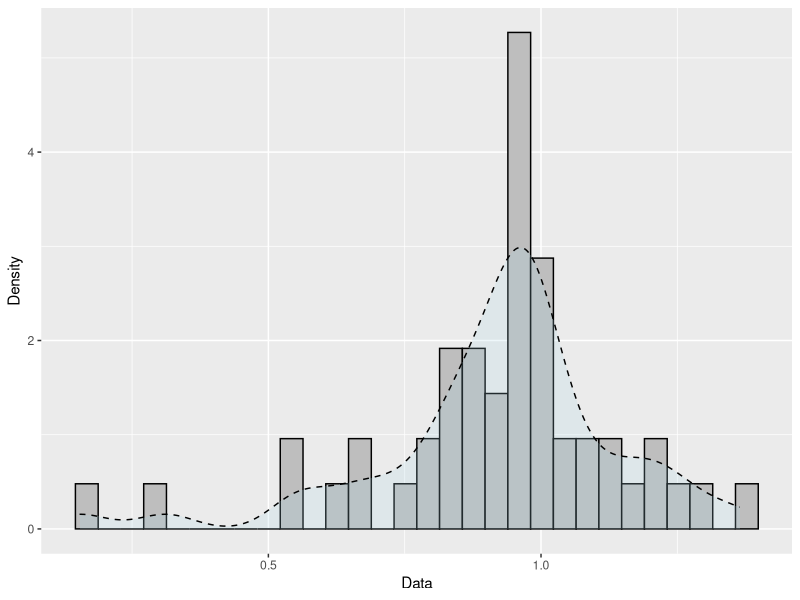
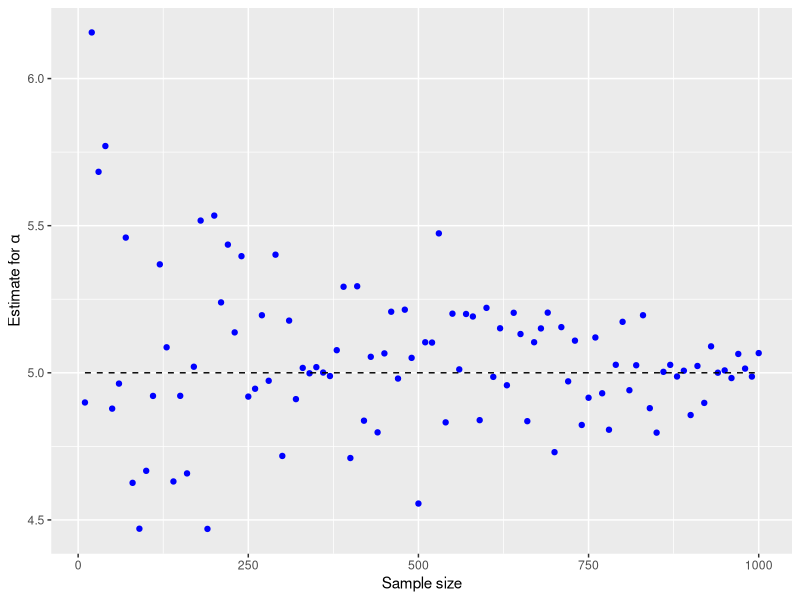

Reproduce these figures in R, in order.
## ---- chunk 1
#| warning: false
library(tidyverse)
set.seed(25)

dados <- read_table("Dados_Weibull.txt", col_names = FALSE)

ggplot(dados, aes(x = X1)) +
  geom_histogram(aes(y = after_stat(density)), 
                 bins = 30, 
                 color = "black", 
                 fill = "grey"
  ) +
  geom_density(alpha = 0.2, 
               linetype = 2, 
               fill = "light blue"
  ) +
  labs(x = "Data", y = "Density")

newton.raphson.w <- function(x.dados, alpha.0 = 10, precisao = 1e-7, n = 100) {
  dlogLikW <- function(y) {
    (length(x.dados) / y) + sum(log(x.dados)) - sum(log(x.dados) * (x.dados^y))
  }
  
  ddlogLikW <- function(z) {
    -(length(x.dados) / z^2) - sum((log(x.dados)^2) * (x.dados^z))
  }
  
  for (i in 1:n) {
    alpha.1 <- alpha.0 - dlogLikW(alpha.0) / ddlogLikW(alpha.0)
    
    if (abs(alpha.1 - alpha.0) < precisao) {
      res <- list(alpha.estimado = alpha.1, n.iter = i)
      return(res)
    }
    
    alpha.0 <- alpha.1
  }
  
  print("with the number of iterations there was no convergence.")
}

dados %>%
  pull() %>%
  newton.raphson.w()

#simulation
n <- seq(10, 1000, 10)

estimativas <- sapply(n, function(size) {
  dat <- rweibull(size, shape = 5, scale = 1)
  newton_result <- newton.raphson.w(dat, 2)
  newton_result$alpha.estimado
})

dados <- tibble(
  estim = estimativas,
  sim = n
)

ggplot(dados, aes(x = sim, y = estim)) + 
  geom_point(color = "blue") +
  geom_line(y = 5, linetype = "dashed") +
  labs(x = "Sample size", 
       y = expression(paste("Estimate for ", alpha))
  )
